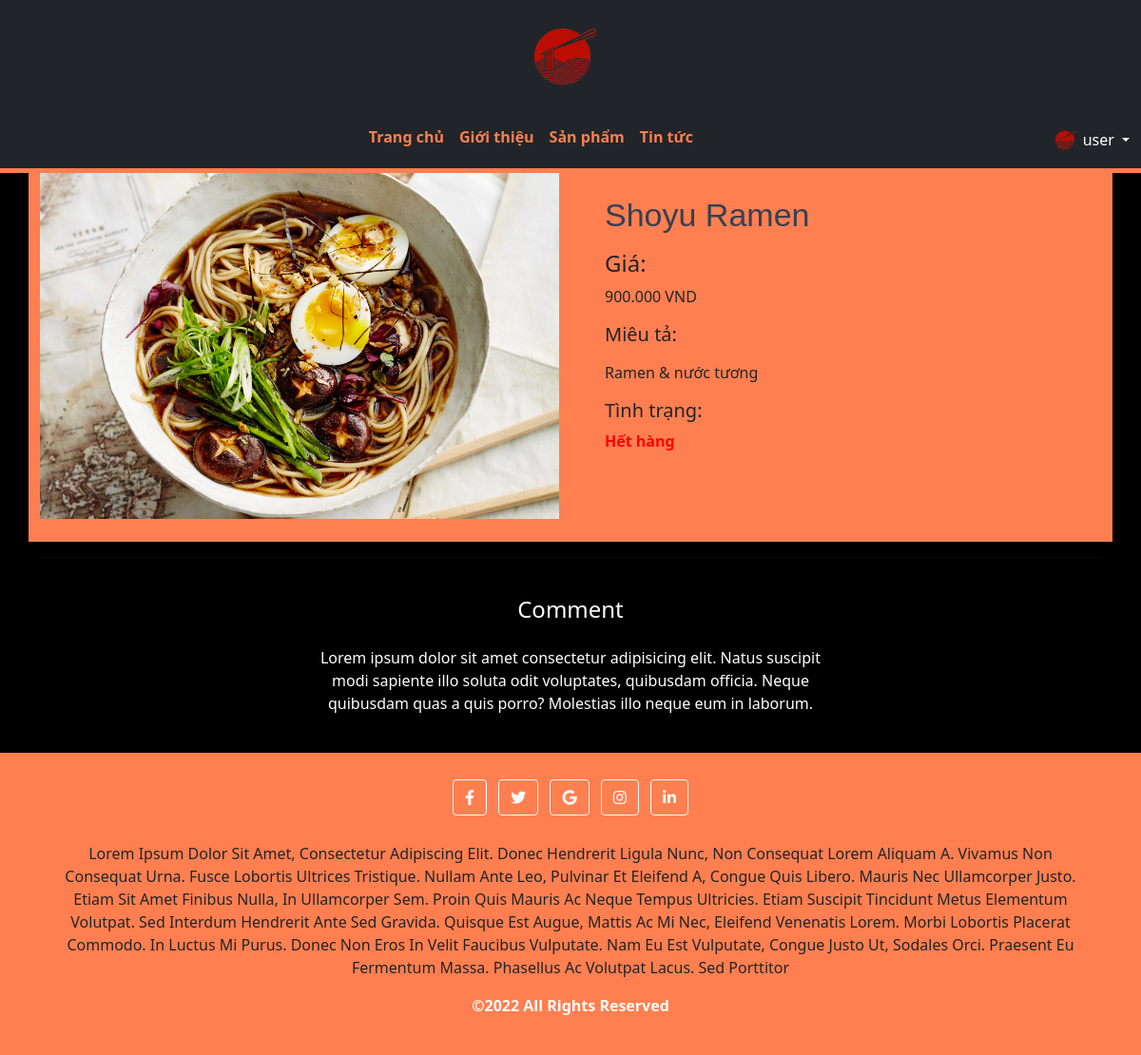
/productInfo.php (signed in), run on the app's committed database.
### tables this page shows
CREATE TABLE `product` (
  `id` int(10) UNSIGNED NOT NULL,
  `name` varchar(100) NOT NULL,
  `description` text NOT NULL,
  `price` float UNSIGNED NOT NULL,
  `img_path` text NOT NULL,
  `status` tinyint(1) NOT NULL DEFAULT 1 COMMENT '0: unavailable, 1: available',
  `feature` tinyint(1) NOT NULL DEFAULT 1 COMMENT '0: not featured on news, 1: featured on news',
  `comment_board_id` text NOT NULL
);

### productInfo.php (the view, shortened to what this page needs)
<?php
  require_once('config/config.php');
  $id = "";
  $query = "SELECT * FROM product WHERE id = '" . $id . "'";
  $res = mysqli_query($conn, $query);
  $dish = mysqli_fetch_all($res, MYSQLI_ASSOC);
  $dish1 = $dish[0];
?>
<!DOCTYPE html>
<html lang="en">
<head>
  <link href="https://cdnjs.cloudflare.com/ajax/libs/font-awesome/5.9.0/css/all.min.css" rel="stylesheet">
  <link href="https://cdn.jsdelivr.net/npm/bootstrap@5.1.3/dist/css/bootstrap.min.css" rel="stylesheet">
  <link rel="stylesheet" href="styles/product-style.css">
</head>
<body>
  <div>
    <?php $IPATH = $_SERVER["DOCUMENT_ROOT"]."/btl-web/";
    include($IPATH."navbar.php");?>
  </div>
  <main class="">
    <div class="container dark-grey-text">
      <div class="row productDISP">
        <div class="col-md-6 mb-4">
          <img src="<?php echo htmlspecialchars($dish1['img_path']); ?>" class="img-fluid" alt="">
        </div>
        <div class="col-md-6 mb-4">
          <div class="p-4">
            <div class="mb-3">
                <h1><?php echo htmlspecialchars($dish1['name']); ?></h1>
            </div>
            <p class="lead">
              <span><h4>Giá:</h4><?php echo htmlspecialchars($dish1['price']); ?>.000 VND</span>
            </p>
            <p class="lead font-weight-bold"><h5>Miêu tả:</h5></p>
            <p><?php echo htmlspecialchars($dish1['description']); ?></p>
            <p><h5>Tình trạng:</h5>
              <?php
                  if ($dish1['status'] == 1) {
                    echo '<p class="stat-ok">Còn hàng<p>';
                  } else {
                    echo '<p class="stat-fail">Hết hàng<p>';
                  }
              ?>
            </p>
          </div>
        </div>
      </div>
      <hr>
      <div class="row d-flex justify-content-center commentDISP">
        <div class="col-md-6 text-center">
          <h4 class="my-4 h4">Comment</h4>
          <p>Lorem ipsum dolor sit amet consectetur adipisicing elit. Natus suscipit modi sapiente illo soluta odit
            voluptates,
            quibusdam officia. Neque quibusdam quas a quis porro? Molestias illo neque eum in laborum.</p>
        </div>
      </div>
      <div class="row wow fadeIn">
      </div>
    </div>
  </main>
  <div>
    <?php $IPATH = $_SERVER["DOCUMENT_ROOT"]."/btl-web/";
    include($IPATH."footer.php");?>
  </div>
</body>
</html>

### styles/product-style.css (style rules this page uses)
:root { --color: #ff7f50; --border: 5px solid #ff7f50; --gray: #57606f; --bg: rgba(255, 255, 255, 0.3); }
main { background-color: black; }
h1 { font-family: "Segoe UI Black", sans-serif; display: inline-block; position: relative; text-align: center; font-size: 34px; color: #344055; margin: 0; }
.productDISP { background-color: var(--color); }
.commentDISP { background-color: black; color: white; }
.stat-fail { color: red; font-weight: bold; }

### styles/header.css (style rules this page uses)
* { margin: 0; padding: 0; box-sizing: border-box; outline: none; border: none; text-decoration: none; transition: 0.2s linear; }
:root { --color: #ff7f50; --border: 5px solid #ff7f50; --gray: #57606f; --bg: rgba(255, 255, 255, 0.3); }

### data on the page
product: img_path (picture), name "Shoyu Ramen", price "900", description "Ramen & nước tương"

### other printed values
$_SESSION['username'] "user"
